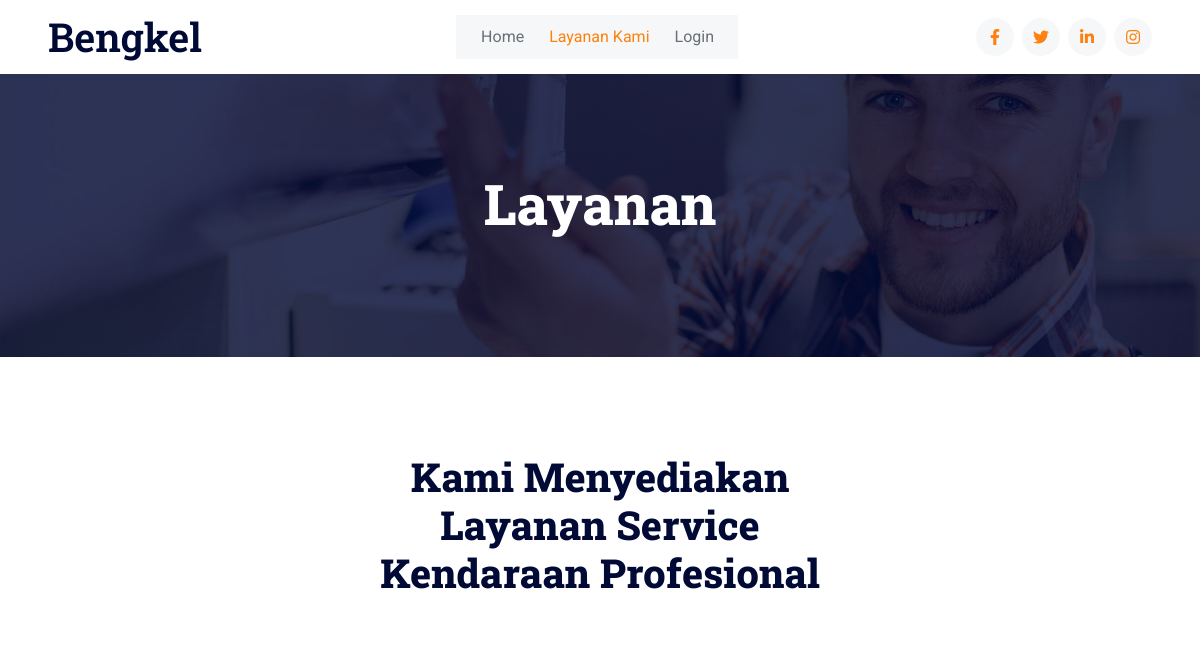
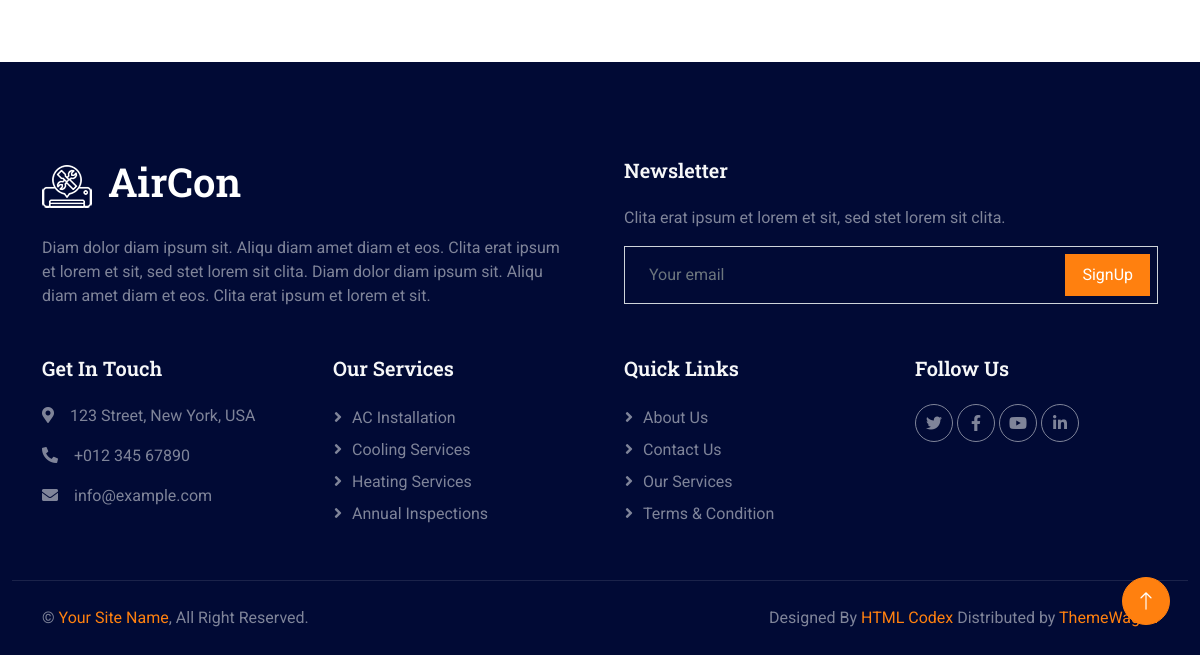
The page /layanan.php on the database as committed earlier (2 pictures, top to bottom).
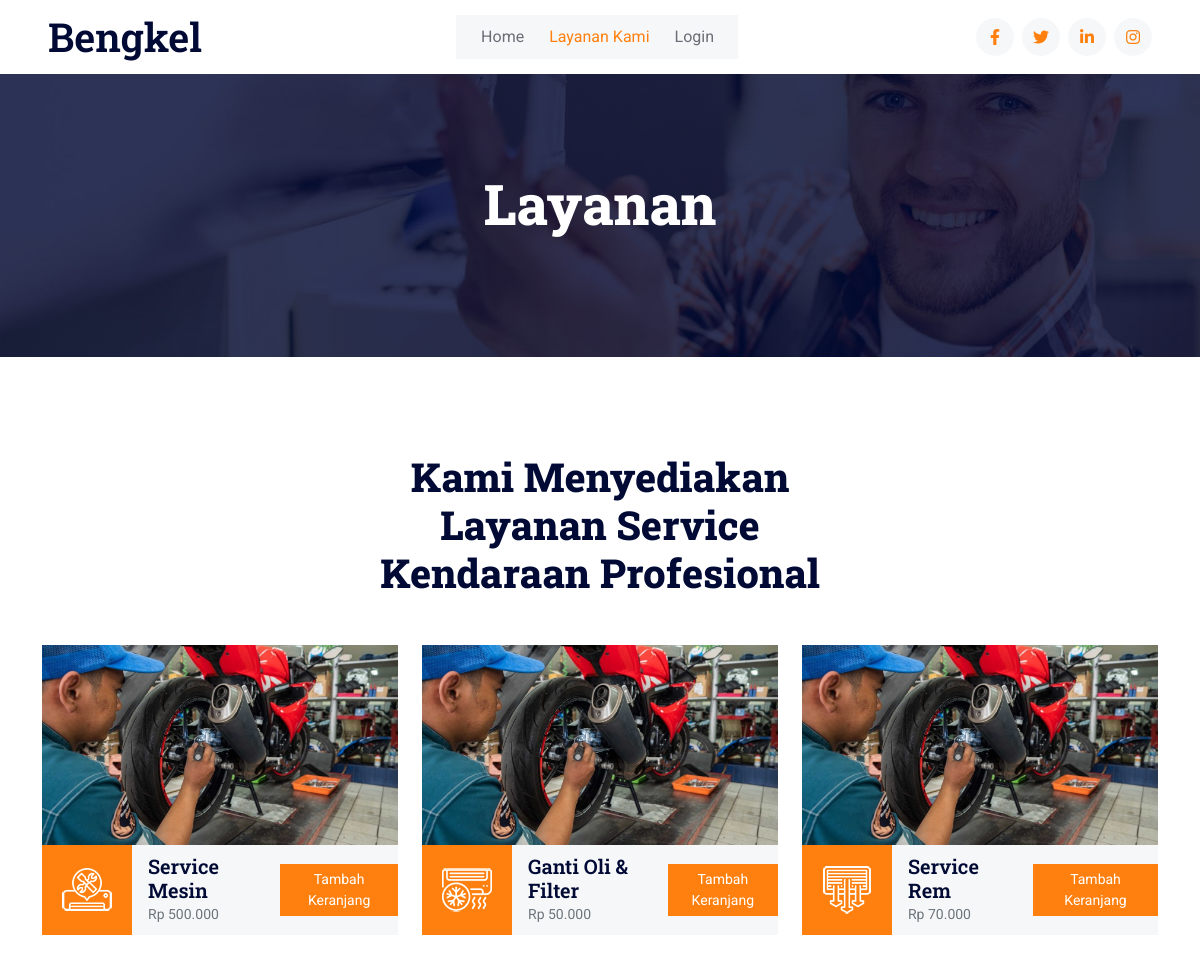
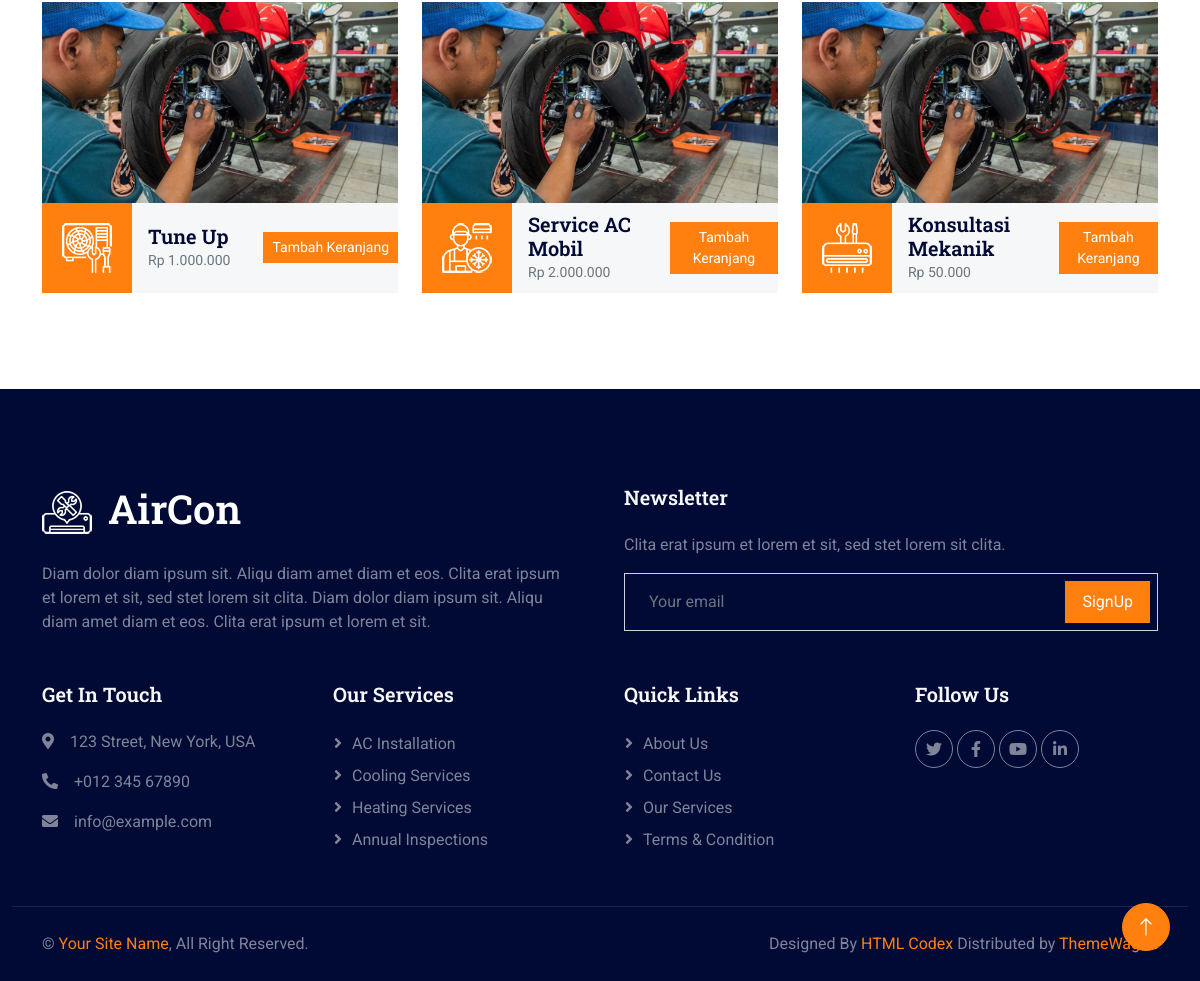
The same page on the database as committed later (2 pictures, top to bottom).
### tables this page shows
CREATE TABLE `layanan_221032` (
  `kode_layanan_221032` varchar(10) NOT NULL,
  `nama_layanan_221032` varchar(100) DEFAULT NULL,
  `harga_layanan_221032` decimal(10,2) DEFAULT NULL
);

### layanan.php (the view, shortened to what this page needs)
<?php
include 'koneksi.php';
if(isset($_SESSION['username_admin'])) {
    $isLoggedIn = true;
    $namaAdmin = $_SESSION['nama_admin'];
  } else if(isset($_SESSION['username_pelanggan'])) {
    $isLoggedIn = true;
    $namaPelanggan = $_SESSION['nama_pelanggan'];
  }
  else {
      $isLoggedIn = false;
  }
?>
<!DOCTYPE html>
<html lang="en">
<head>
    <link href="https://cdnjs.cloudflare.com/ajax/libs/font-awesome/5.10.0/css/all.min.css" rel="stylesheet">
    <link href="https://cdn.jsdelivr.net/npm/bootstrap-icons@1.4.1/font/bootstrap-icons.css" rel="stylesheet">
    <link href="assets/home/lib/animate/animate.min.css" rel="stylesheet">
    <link href="assets/home/lib/owlcarousel/assets/owl.carousel.min.css" rel="stylesheet">
    <link href="assets/home/css/bootstrap.min.css" rel="stylesheet">
    <link href="assets/home/css/style.css" rel="stylesheet">
</head>
<body>
    <nav class="navbar navbar-expand-lg bg-white navbar-light sticky-top px-4 px-lg-5">
        <a href="index.php" class="navbar-brand d-flex align-items-center">
            <h1 class="m-0">Bengkel</h1>
        </a>
        <div class="collapse navbar-collapse" id="navbarCollapse">
            <div class="navbar-nav mx-auto bg-light pe-4 py-3 py-lg-0">
                <a href="index.php" class="nav-item nav-link ">Home</a>
                <a href="layanan.php" class="nav-item nav-link active">Layanan Kami</a>
                <?php if($isLoggedIn): ?>
                <?php if(isset($_SESSION['username_admin'])): ?>
                    <a href="admin" class="nav-item nav-link">Dashboard</a>
                </nav>
                <?php else: ?>
                    <a href="pelanggan" class="nav-item nav-link">Dashboard</a>
                    <a href="keranjang.php" class="nav-item nav-link">Keranjang</a>
                    <a href="logout.php" class="nav-item nav-link">Logout</a>
                <?php endif; ?>
                <?php else: ?>
                    <a href="login.php" class="nav-item nav-link">Login</a>
                <?php endif; ?>
            </div>
            <div class="h-100 d-lg-inline-flex align-items-center d-none">
                <a class="btn btn-square rounded-circle bg-light text-primary me-2" href=""><i class="fab fa-facebook-f"></i></a>
                <a class="btn btn-square rounded-circle bg-light text-primary me-2" href=""><i class="fab fa-twitter"></i></a>
                <a class="btn btn-square rounded-circle bg-light text-primary me-2" href=""><i class="fab fa-linkedin-in"></i></a>
                <a class="btn btn-square rounded-circle bg-light text-primary me-0" href=""><i class="fab fa-instagram"></i></a>
            </div>
        </div>
    </nav>
    <div class="container-fluid page-header py-5 mb-5 wow fadeIn" data-wow-delay="0.1s">
        <div class="container text-center py-5">
            <h1 class="display-4 text-white animated slideInDown mb-4">Layanan</h1>
        </div>
    </div>
    <div class="container-xxl py-5">
        <div class="container">
            <div class="text-center mx-auto wow fadeInUp" data-wow-delay="0.1s" style="max-width: 500px;">
                <h1 class="display-6 mb-5">Kami Menyediakan Layanan Service Kendaraan Profesional</h1>
            </div>
            <div class="row g-4 justify-content-center">
                <?php
                    $no = 1;
                    $tampil = mysqli_query($koneksi, "SELECT * FROM layanan_221032");
                    while($data = mysqli_fetch_array($tampil)):
                ?>
                <div class="col-lg-4 col-md-6 wow fadeInUp" data-wow-delay="0.1s">
                    <div class="service-item">
                        <img class="img-fluid" src="assets/home/img/bengkel.jpg" alt="Service Kendaraan">
                        <div class="d-flex align-items-center bg-light">
                            <div class="service-icon flex-shrink-0 bg-primary">
                                <img class="img-fluid" src="assets/home/img/icon/icon-0<?= ($no % 6) + 1 ?>-light.png" alt="Service Icon">
                            </div>
                            <div class="flex-grow-1 mx-3">
                                <span class="h5 mb-0 d-block"><?= $data['nama_layanan_221032'] ?></span>
                                <small class="text-muted">Rp <?= number_format($data['harga_layanan_221032'], 0, ',', '.') ?></small>
                            </div>
                            <a class="btn btn-primary btn-sm" href="layanan.php?layanan=<?= $data['kode_layanan_221032'] ?>">Tambah Keranjang</a>
                        </div>
                    </div>
                </div>
                <?php
                    $no++;
                    endwhile;
                ?>
            </div>
        </div>
    </div>
    <div class="container-fluid bg-dark footer mt-5 pt-5 wow fadeIn" data-wow-delay="0.1s">
        <div class="container py-5">
            <div class="row g-5">
                <div class="col-md-6">
                    <h1 class="text-white mb-4"><img class="img-fluid me-3" src="assets/home/icon/icon-02-light.png" alt="">AirCon</h1>
                    <span>Diam dolor diam ipsum sit. Aliqu diam amet diam et eos. Clita erat ipsum et lorem et sit, sed stet lorem sit clita. Diam dolor diam ipsum sit. Aliqu diam amet diam et eos. Clita erat ipsum et lorem et sit.</span>
                </div>
                <div class="col-md-6">
                    <h5 class="text-light mb-4">Newsletter</h5>
                    <p>Clita erat ipsum et lorem et sit, sed stet lorem sit clita.</p>
                    <div class="position-relative">
                        <input class="form-control bg-transparent w-100 py-3 ps-4 pe-5" type="text" placeholder="Your email">
                        <button type="button" class="btn btn-primary py-2 px-3 position-absolute top-0 end-0 mt-2 me-2">SignUp</button>
                    </div>
                </div>
                <div class="col-lg-3 col-md-6">
                    <h5 class="text-light mb-4">Get In Touch</h5>
                    <p><i class="fa fa-map-marker-alt me-3"></i>123 Street, New York, USA</p>
                    <p><i class="fa fa-phone-alt me-3"></i>+012 345 67890</p>
                    <p><i class="fa fa-envelope me-3"></i>info@example.com</p>
                </div>
                <div class="col-lg-3 col-md-6">
                    <h5 class="text-light mb-4">Our Services</h5>
                    <a class="btn btn-link" href="">AC Installation</a>
                    <a class="btn btn-link" href="">Cooling Services</a>
                    <a class="btn btn-link" href="">Heating Services</a>
                    <a class="btn btn-link" href="">Annual Inspections</a>
                </div>
                <div class="col-lg-3 col-md-6">
                    <h5 class="text-light mb-4">Quick Links</h5>
                    <a class="btn btn-link" href="">About Us</a>
                    <a class="btn btn-link" href="">Contact Us</a>
                    <a class="btn btn-link" href="">Our Services</a>
                    <a class="btn btn-link" href="">Terms & Condition</a>
                </div>
                <div class="col-lg-3 col-md-6">
                    <h5 class="text-light mb-4">Follow Us</h5>
                    <div class="d-flex">
                        <a class="btn btn-square rounded-circle me-1" href=""><i class="fab fa-twitter"></i></a>
                        <a class="btn btn-square rounded-circle me-1" href=""><i class="fab fa-facebook-f"></i></a>
                        <a class="btn btn-square rounded-circle me-1" href=""><i class="fab fa-youtube"></i></a>
                        <a class="btn btn-square rounded-circle me-1" href=""><i class="fab fa-linkedin-in"></i></a>
                    </div>
                </div>
            </div>
        </div>
        <div class="container-fluid copyright">
            <div class="container">
                <div class="row">
                    <div class="col-md-6 text-center text-md-start mb-3 mb-md-0">
                        &copy; <a href="#">Your Site Name</a>, All Right Reserved.
                    </div>
                    <div class="col-md-6 text-center text-md-end">
                        Designed By <a href="https://htmlcodex.com">HTML Codex</a>  Distributed by <a href="https://themewagon.com">ThemeWagon</a>
                    </div>
                </div>
            </div>
        </div>
    </div>
    <a href="#" class="btn btn-lg btn-primary btn-lg-square rounded-circle back-to-top"><i class="bi bi-arrow-up"></i></a>
</body>
</html>

### aircon-1.0.0/css/style.css (style rules this page uses)
:root { --primary: #FF800F; --secondary: #001064; --light: #F6F7F8; --dark: #010A35; }
.back-to-top { position: fixed; display: none; right: 30px; bottom: 30px; z-index: 99; }
.btn { transition: .5s; }
.btn.btn-primary, .btn.btn-outline-primary:hover, .btn.btn-secondary, .btn.btn-outline-secondary:hover { color: #FFFFFF; }
.btn-square { width: 38px; height: 38px; }
.btn-lg-square { width: 48px; height: 48px; }
.btn-square, .btn-sm-square, .btn-lg-square { padding: 0; display: flex; align-items: center; justify-content: center; font-weight: normal; }
.navbar.sticky-top { top: -100px; transition: .5s; }
.navbar .navbar-nav .nav-link { margin-left: 25px; padding: 10px 0; color: #696E77; font-weight: 400; outline: none; }
.navbar .navbar-nav .nav-link:hover, .navbar .navbar-nav .nav-link.active { color: var(--primary); }
.page-header { background: linear-gradient(rgba(1, 10, 53, .8), rgba(1, 10, 53, .8)), url(../img/carousel-1.jpg) center center no-repeat; background-size: cover; }
.service-item .service-icon { width: 90px; height: 90px; display: flex; align-items: center; justify-content: center; }
.service-item .service-icon img { max-width: 60px; max-height: 60px; }
.footer { color: #7F8499; }
.footer .btn.btn-link { display: block; margin-bottom: 5px; padding: 0; text-align: left; color: #7F8499; font-weight: normal; text-transform: capitalize; transition: .3s; }
.footer .btn.btn-link::before { position: relative; content: "\f105"; font-family: "Font Awesome 5 Free"; font-weight: 900; color: #7F8499; margin-right: 10px; }
.footer .btn.btn-square { color: #7F8499; border: 1px solid #7F8499; }
.footer .copyright { padding: 25px 0; border-top: 1px solid rgba(256, 256, 256, .1); }
.footer .copyright a { color: var(--primary); }

Rows that differ between the two databases and show on the page:
added layanan_221032: shows a picture, nama_layanan_221032 "Service Mesin", harga_layanan_221032 "500.000"
added layanan_221032: shows a picture, nama_layanan_221032 "Ganti Oli & Filter", harga_layanan_221032 "50.000"
added layanan_221032: shows a picture, nama_layanan_221032 "Service Rem", harga_layanan_221032 "70.000"
added layanan_221032: shows a picture, nama_layanan_221032 "Tune Up", harga_layanan_221032 "1.000.000"
added layanan_221032: shows a picture, nama_layanan_221032 "Service AC Mobil", harga_layanan_221032 "2.000.000"
added layanan_221032: shows a picture, nama_layanan_221032 "Konsultasi Mekanik", harga_layanan_221032 "50.000"
